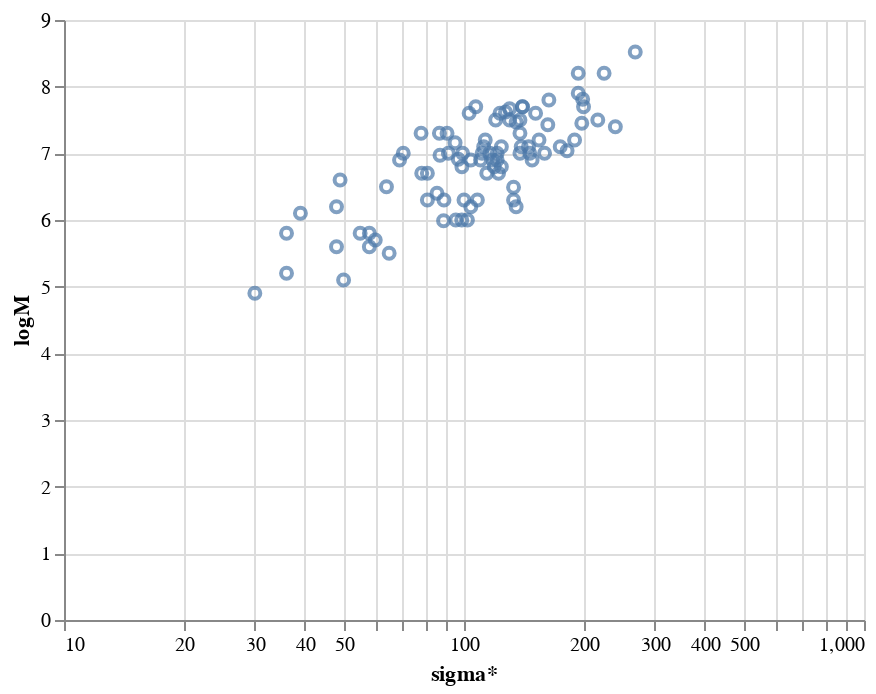

The cell this chart's notebook holds for it:
### Markdown cell above
Now, lets try other characteristics.

### Code cell
alt.Chart(df).mark_point().encode(
    alt.X('sigma*',scale=alt.Scale(type='log', base=10)),
    alt.Y('logM')
)

### Figure 1 — Vega-Lite specification as saved in the notebook (floating-point values rounded to 4 significant figures)
{"config": {"view": {"continuousWidth": 400, "continuousHeight": 300}}, "data": {"name": "data-54b58a4aa74e295879badff738f3e9c4"}, "mark": "point", "encoding": {"x": {"type": "quantitative", "field": "sigma*", "scale": {"base": 10, "type": "log"}}, "y": {"type": "quantitative", "field": "logM"}}, "$schema": "https://vega.github.io/schema/vega-lite/v4.8.1.json", "datasets": {"data-54b58a4aa74e295879badff738f3e9c4": [{"Name": "SDSS J000805.62+145023.4", "z": 0.0454, "sigma*": 140.0, "e_sigma*": 27.0, "n_sigma*": null, "FWHM": 7610.0, "e_FWHM": 380.0, "logL": 41.13, "e_logL": 0.04, "logM": 7.7, "E_logM": null, "e_logM": 0.1}, {"Name": "SDSS J004236.86-104921.8", "z": 0.0419, "sigma*": 78.4, "e_sigma*": 10.0, "n_sigma*": null, "FWHM": 1960.0, "e_FWHM": 97.0, "logL": 41.58, "e_logL": 0.14, "logM": 6.7, "E_logM": null, "e_logM": 0.1}, {"Name": "SDSS J011703.58+000027.3", "z": 0.0456, "sigma*": 98.8, "e_sigma*": 16.0, "n_sigma*": null, "FWHM": 2270.0, "e_FWHM": 110.0, "logL": 41.45, "e_logL": 0.08, "logM": 6.8, "E_logM": null, "e_logM": 0.1}, {"Name": "SDSS J020459.25-080816.0", "z": 0.0772, "sigma*": 121.0, "e_sigma*": 9.4, "n_sigma*": "a", "FWHM": 3720.0, "e_FWHM": 180.0, "logL": 41.13, "e_logL": 0.05, "logM": 7.0, "E_logM": null, "e_logM": 0.1}, {"Name": "SDSS J020615.99-001729.1", "z": 0.0426, "sigma*": 216.0, "e_sigma*": 30.0, "n_sigma*": null, "FWHM": 3860.0, "e_FWHM": 190.0, "logL": 41.91, "e_logL": 0.07, "logM": 7.5, "E_logM": null, "e_logM": 0.1}, {"Name": "SDSS J021011.49-090335.5", "z": 0.0414, "sigma*": 122.0, "e_sigma*": 12.0, "n_sigma*": "a", "FWHM": 2450.0, "e_FWHM": 120.0, "logL": 41.24, "e_logL": 0.07, "logM": 6.7, "E_logM": null, "e_logM": 0.1}, {"Name": "SDSS J021257.59+140610.1", "z": 0.0618, "sigma*": 174.0, "e_sigma*": 12.0, "n_sigma*": "a", "FWHM": 3080.0, "e_FWHM": 150.0, "logL": 41.58, "e_logL": 0.06, "logM": 7.1, "E_logM": null, "e_logM": 0.1}, {"Name": "SDSS J033013.26-053236.0", "z": 0.0131, "sigma*": 99.2, "e_sigma*": 11.0, "n_sigma*": null, "FWHM": 5160.0, "e_FWHM": 250.0, "logL": 40.45, "e_logL": 0.06, "logM": 7.0, "E_logM": null, "e_logM": 0.1}, {"Name": "SDSS J075057.25+353037.5", "z": 0.176, "sigma*": 154.0, "e_sigma*": 14.0, "n_sigma*": "a", "FWHM": 2970.0, "e_FWHM": 200.0, "logL": 41.63, "e_logL": 0.03, "logM": 7.2, "E_logM": null, "e_logM": 0.1}, {"Name": "SDSS J080243.39+310403.3", "z": 0.0409, "sigma*": 151.0, "e_sigma*": 17.0, "n_sigma*": null, "FWHM": 5360.0, "e_FWHM": 260.0, "logL": 41.67, "e_logL": 0.07, "logM": 7.6, "E_logM": null, "e_logM": 0.1}, {"Name": "SDSS J080538.66+261005.4", "z": 0.017, "sigma*": 100.0, "e_sigma*": 14.0, "n_sigma*": null, "FWHM": 3110.0, "e_FWHM": 150.0, "logL": 40.14, "e_logL": 0.04, "logM": 6.3, "E_logM": null, "e_logM": 0.2}, {"Name": "SDSS J082510.23+375919.7", "z": 0.0214, "sigma*": 98.7, "e_sigma*": 12.0, "n_sigma*": null, "FWHM": 1830.0, "e_FWHM": 91.0, "logL": 40.42, "e_logL": 0.04, "logM": 6.0, "E_logM": null, "e_logM": 0.1}, {"Name": "SDSS J083202.16+461425.7", "z": 0.0459, "sigma*": 104.0, "e_sigma*": 13.0, "n_sigma*": null, "FWHM": 1450.0, "e_FWHM": 72.0, "logL": 41.17, "e_logL": 0.08, "logM": 6.2, "E_logM": null, "e_logM": 0.1}, {"Name": "SDSS J083949.64+484701.4", "z": 0.0394, "sigma*": 133.0, "e_sigma*": 12.0, "n_sigma*": null, "FWHM": 1480.0, "e_FWHM": 73.0, "logL": 41.31, "e_logL": 0.08, "logM": 6.3, "E_logM": null, "e_logM": 0.2}, {"Name": "SDSS J085554.27+005110.9", "z": 0.0524, "sigma*": 118.0, "e_sigma*": 11.0, "n_sigma*": "a", "FWHM": 2910.0, "e_FWHM": 140.0, "logL": 41.27, "e_logL": 0.06, "logM": 6.9, "E_logM": null, "e_logM": 0.1}, {"Name": "SDSS J092438.88+560746.9", "z": 0.025, "sigma*": 135.0, "e_sigma*": 10.0, "n_sigma*": null, "FWHM": 1900.0, "e_FWHM": 94.0, "logL": 40.72, "e_logL": 0.07, "logM": 6.2, "E_logM": null, "e_logM": 0.4}, {"Name": "SDSS J093259.60+040506.0", "z": 0.059, "sigma*": 70.5, "e_sigma*": 6.7, "n_sigma*": "a", "FWHM": 3550.0, "e_FWHM": 170.0, "logL": 41.14, "e_logL": 0.05, "logM": 7.0, "E_logM": null, "e_logM": 0.1}, {"Name": "SDSS J093812.26+074340.0", "z": 0.0219, "sigma*": 119.0, "e_sigma*": 8.0, "n_sigma*": null, "FWHM": 3640.0, "e_FWHM": 180.0, "logL": 40.8, "e_logL": 0.05, "logM": 6.8, "E_logM": null, "e_logM": 0.1}, {"Name": "SDSS J094838.42+403043.7", "z": 0.047, "sigma*": 91.4, "e_sigma*": 16.0, "n_sigma*": null, "FWHM": 3020.0, "e_FWHM": 150.0, "logL": 41.46, "e_logL": 0.07, "logM": 7.0, "E_logM": null, "e_logM": 0.1}, {"Name": "SDSS J101912.57+635802.7", "z": 0.0414, "sigma*": 239.0, "e_sigma*": 13.0, "n_sigma*": null, "FWHM": 3630.0, "e_FWHM": 180.0, "logL": 41.74, "e_logL": 0.08, "logM": 7.4, "E_logM": null, "e_logM": 0.1}, {"Name": "SDSS J102044.43+013048.4", "z": 0.0962, "sigma*": 103.0, "e_sigma*": 8.8, "n_sigma*": "a", "FWHM": 5200.0, "e_FWHM": 250.0, "logL": 41.51, "e_logL": 0.04, "logM": 7.6, "E_logM": null, "e_logM": 0.1}, {"Name": "SDSS J110640.20+051905.6", "z": 0.0913, "sigma*": 140.0, "e_sigma*": 15.0, "n_sigma*": "a", "FWHM": 5830.0, "e_FWHM": 290.0, "logL": 41.65, "e_logL": 0.04, "logM": 7.7, "E_logM": null, "e_logM": 0.1}, {"Name": "SDSS J112536.16+542257.1", "z": 0.0206, "sigma*": 124.0, "e_sigma*": 12.0, "n_sigma*": null, "FWHM": 2950.0, "e_FWHM": 140.0, "logL": 41.17, "e_logL": 0.08, "logM": 6.8, "E_logM": null, "e_logM": 0.1}, {"Name": "SDSS J112841.00+575006.5", "z": 0.0513, "sigma*": 159.0, "e_sigma*": 18.0, "n_sigma*": "a", "FWHM": 2660.0, "e_FWHM": 130.0, "logL": 41.66, "e_logL": 0.09, "logM": 7.0, "E_logM": null, "e_logM": 0.1}, {"Name": "SDSS J120257.81+045045.0", "z": 0.0207, "sigma*": 102.0, "e_sigma*": 20.0, "n_sigma*": null, "FWHM": 2250.0, "e_FWHM": 110.0, "logL": 40.1, "e_logL": 0.06, "logM": 6.0, "E_logM": null, "e_logM": 0.1}, {"Name": "SDSS J120556.01+495956.1", "z": 0.0631, "sigma*": 107.0, "e_sigma*": 11.0, "n_sigma*": "a", "FWHM": 5610.0, "e_FWHM": 450.0, "logL": 41.57, "e_logL": 0.04, "logM": 7.7, "E_logM": null, "e_logM": 0.1}, {"Name": "SDSS J121607.09+504930.0", "z": 0.0308, "sigma*": 138.0, "e_sigma*": 13.0, "n_sigma*": null, "FWHM": 5580.0, "e_FWHM": 270.0, "logL": 41.3, "e_logL": 0.06, "logM": 7.5, "E_logM": null, "e_logM": 0.3}, {"Name": "SDSS J121754.97+583935.6", "z": 0.0233, "sigma*": 85.6, "e_sigma*": 14.0, "n_sigma*": null, "FWHM": 1970.0, "e_FWHM": 98.0, "logL": 40.92, "e_logL": 0.08, "logM": 6.4, "E_logM": null, "e_logM": 0.1}, {"Name": "SDSS J122324.13+024044.4", "z": 0.0236, "sigma*": 78.1, "e_sigma*": 15.0, "n_sigma*": null, "FWHM": 3880.0, "e_FWHM": 910.0, "logL": 41.62, "e_logL": 0.08, "logM": 7.3, "E_logM": null, "e_logM": 0.2}, {"Name": "SDSS J123237.48+662452.3", "z": 0.0468, "sigma*": 124.0, "e_sigma*": 9.0, "n_sigma*": null, "FWHM": 2620.0, "e_FWHM": 130.0, "logL": 41.86, "e_logL": 0.19, "logM": 7.1, "E_logM": null, "e_logM": 0.2}, {"Name": "SDSS J130620.97+531823.1", "z": 0.0237, "sigma*": 90.7, "e_sigma*": 11.0, "n_sigma*": null, "FWHM": 7620.0, "e_FWHM": 380.0, "logL": 40.58, "e_logL": 0.04, "logM": 7.3, "E_logM": null, "e_logM": 0.1}, {"Name": "SDSS J131305.80+012755.9", "z": 0.0294, "sigma*": 95.4, "e_sigma*": 13.0, "n_sigma*": null, "FWHM": 1590.0, "e_FWHM": 79.0, "logL": 40.62, "e_logL": 0.07, "logM": 6.0, "E_logM": null, "e_logM": 0.1}, {"Name": "SDSS J132249.21+545528.2", "z": 0.0653, "sigma*": 130.0, "e_sigma*": 13.0, "n_sigma*": "a", "FWHM": 4050.0, "e_FWHM": 200.0, "logL": 41.81, "e_logL": 0.07, "logM": 7.5, "E_logM": null, "e_logM": 0.1}, {"Name": "SDSS J132340.31-012749.2", "z": 0.0767, "sigma*": 114.0, "e_sigma*": 16.0, "n_sigma*": "a", "FWHM": 1910.0, "e_FWHM": 95.0, "logL": 41.55, "e_logL": 0.09, "logM": 6.7, "E_logM": null, "e_logM": 0.1}, {"Name": "SDSS J134952.84+020445.1", "z": 0.0328, "sigma*": 138.0, "e_sigma*": 13.0, "n_sigma*": null, "FWHM": 2590.0, "e_FWHM": 120.0, "logL": 41.62, "e_logL": 0.07, "logM": 7.0, "E_logM": null, "e_logM": 0.1}, {"Name": "SDSS J140018.42+050242.2", "z": 0.0342, "sigma*": 145.0, "e_sigma*": 14.0, "n_sigma*": null, "FWHM": 3340.0, "e_FWHM": 160.0, "logL": 41.23, "e_logL": 0.05, "logM": 7.1, "E_logM": null, "e_logM": 0.5}, {"Name": "SDSS J140514.87-025901.2", "z": 0.0542, "sigma*": 148.0, "e_sigma*": 15.0, "n_sigma*": "a", "FWHM": 2990.0, "e_FWHM": 140.0, "logL": 41.29, "e_logL": 0.06, "logM": 6.9, "E_logM": null, "e_logM": 0.3}, {"Name": "SDSS J141630.81+013708.0", "z": 0.0538, "sigma*": 121.0, "e_sigma*": 12.0, "n_sigma*": "a", "FWHM": 3180.0, "e_FWHM": 150.0, "logL": 41.1, "e_logL": 0.04, "logM": 6.9, "E_logM": null, "e_logM": 0.1}, {"Name": "SDSS J143452.45+483942.7", "z": 0.0365, "sigma*": 138.0, "e_sigma*": 15.0, "n_sigma*": null, "FWHM": 3210.0, "e_FWHM": 160.0, "logL": 41.84, "e_logL": 0.1, "logM": 7.3, "E_logM": null, "e_logM": 0.1}, {"Name": "SDSS J144629.97+500130.5", "z": 0.0427, "sigma*": 86.8, "e_sigma*": 19.0, "n_sigma*": null, "FWHM": 6450.0, "e_FWHM": 320.0, "logL": 40.73, "e_logL": 0.03, "logM": 7.3, "E_logM": null, "e_logM": 0.2}, {"Name": "SDSS J145706.80+494008.4", "z": 0.0134, "sigma*": 108.0, "e_sigma*": 11.0, "n_sigma*": null, "FWHM": 2270.0, "e_FWHM": 110.0, "logL": 40.46, "e_logL": 0.1, "logM": 6.3, "E_logM": null, "e_logM": 0.1}, {"Name": "SDSS J145901.35+611353.5", "z": 0.0388, "sigma*": 113.0, "e_sigma*": 13.0, "n_sigma*": null, "FWHM": 4140.0, "e_FWHM": 200.0, "logL": 41.18, "e_logL": 0.06, "logM": 7.2, "E_logM": null, "e_logM": 0.1}, {"Name": "SDSS J150556.55+034226.3", "z": 0.0359, "sigma*": 199.0, "e_sigma*": 18.0, "n_sigma*": "a", "FWHM": 4370.0, "e_FWHM": 210.0, "logL": 42.09, "e_logL": 0.1, "logM": 7.7, "E_logM": null, "e_logM": 0.1}, {"Name": "SDSS J150745.00+512710.2", "z": 0.0458, "sigma*": 139.0, "e_sigma*": 17.0, "n_sigma*": null, "FWHM": 3430.0, "e_FWHM": 170.0, "logL": 41.4, "e_logL": 0.04, "logM": 7.1, "E_logM": null, "e_logM": 0.1}, {"Name": "SDSS J150853.95-001148.9", "z": 0.0542, "sigma*": 163.0, "e_sigma*": 15.0, "n_sigma*": "a", "FWHM": 6190.0, "e_FWHM": 610.0, "logL": 41.51, "e_logL": 0.04, "logM": 7.8, "E_logM": null, "e_logM": 0.1}, {"Name": "SDSS J152515.18+601409.0", "z": 0.0783, "sigma*": 104.0, "e_sigma*": 11.0, "n_sigma*": "a", "FWHM": 2590.0, "e_FWHM": 120.0, "logL": 41.41, "e_logL": 0.09, "logM": 6.9, "E_logM": null, "e_logM": 0.1}, {"Name": "SDSS J155417.43+323837.8", "z": 0.0483, "sigma*": 120.0, "e_sigma*": 13.0, "n_sigma*": "a", "FWHM": 4200.0, "e_FWHM": 210.0, "logL": 41.86, "e_logL": 0.08, "logM": 7.5, "E_logM": null, "e_logM": 0.1}, {"Name": "SDSS J161156.31+521116.8", "z": 0.041, "sigma*": 116.0, "e_sigma*": 10.0, "n_sigma*": null, "FWHM": 3760.0, "e_FWHM": 180.0, "logL": 41.09, "e_logL": 0.04, "logM": 7.0, "E_logM": null, "e_logM": 0.3}, {"Name": "SDSS J161951.31+405847.2", "z": 0.0379, "sigma*": 89.1, "e_sigma*": 20.0, "n_sigma*": null, "FWHM": 1700.0, "e_FWHM": 85.0, "logL": 40.99, "e_logL": 0.07, "logM": 6.3, "E_logM": null, "e_logM": 0.1}, {"Name": "SDSS J170328.96+614109.9", "z": 0.0772, "sigma*": 123.0, "e_sigma*": 13.0, "n_sigma*": "a", "FWHM": 4300.0, "e_FWHM": 210.0, "logL": 41.92, "e_logL": 0.05, "logM": 7.6, "E_logM": null, "e_logM": 0.1}, {"Name": "SDSS J171550.49+593548.7", "z": 0.0657, "sigma*": 146.0, "e_sigma*": 13.0, "n_sigma*": "a", "FWHM": 3500.0, "e_FWHM": 170.0, "logL": 41.24, "e_logL": 0.05, "logM": 7.0, "E_logM": null, "e_logM": 0.1}, {"Name": "SDSS J212401.90-002158.7", "z": 0.0619, "sigma*": 110.0, "e_sigma*": 15.0, "n_sigma*": "a", "FWHM": 2620.0, "e_FWHM": 130.0, "logL": 41.41, "e_logL": 0.06, "logM": 6.9, "E_logM": null, "e_logM": 0.1}, {"Name": "SDSS J222435.29-001103.8", "z": 0.0581, "sigma*": 111.0, "e_sigma*": 19.0, "n_sigma*": "a", "FWHM": 2290.0, "e_FWHM": 1190.0, "logL": 41.83, "e_logL": 0.17, "logM": 7.0, "E_logM": null, "e_logM": 0.4}, {"Name": "SDSS J223000.37-094622.1", "z": 0.0727, "sigma*": 112.0, "e_sigma*": 13.0, "n_sigma*": "a", "FWHM": 3630.0, "e_FWHM": 180.0, "logL": 41.21, "e_logL": 0.04, "logM": 7.1, "E_logM": null, "e_logM": 0.1}, {"Name": "SDSS J232721.96+152437.3", "z": 0.0457, "sigma*": 193.0, "e_sigma*": 18.0, "n_sigma*": null, "FWHM": 7540.0, "e_FWHM": 750.0, "logL": 41.65, "e_logL": 0.06, "logM": 7.9, "E_logM": null, "e_logM": 0.1}, {"Name": "SDSS J235128.78+155259.0", "z": 0.0963, "sigma*": 193.0, "e_sigma*": 22.0, "n_sigma*": "a", "FWHM": 8240.0, "e_FWHM": 410.0, "logL": 41.87, "e_logL": 0.04, "logM": 8.2, "E_logM": null, "e_logM": 0.2}, {"Name": "SDSS J010712.03+140844.9", "z": 0.0768, "sigma*": 36.0, "e_sigma*": 6.0, "n_sigma*": "b", "FWHM": 880.0, "e_FWHM": 170.0, "logL": 42.57, "e_logL": 0.2, "logM": 5.8, "E_logM": null, "e_logM": 0.2}, {"Name": "SDSS J024912.86-081525.6", "z": 0.0294, "sigma*": 50.0, "e_sigma*": 4.0, "n_sigma*": "b", "FWHM": 840.0, "e_FWHM": 320.0, "logL": 41.93, "e_logL": 0.08, "logM": 5.1, "E_logM": null, "e_logM": 0.3}, {"Name": "SDSS J032515.59+003408.4", "z": 0.102, "sigma*": 55.0, "e_sigma*": 6.0, "n_sigma*": "b", "FWHM": 990.0, "e_FWHM": 49.0, "logL": 42.03, "e_logL": 0.12, "logM": 5.8, "E_logM": null, "e_logM": 0.1}, {"Name": "SDSS J080907.58+441641.4", "z": 0.0539, "sigma*": 65.0, "e_sigma*": 4.0, "n_sigma*": "b", "FWHM": 940.0, "e_FWHM": 180.0, "logL": 40.47, "e_logL": 0.04, "logM": 5.5, "E_logM": null, "e_logM": 0.8}, {"Name": "SDSS J082912.67+500652.3", "z": 0.0434, "sigma*": 60.0, "e_sigma*": 4.0, "n_sigma*": "b", "FWHM": 840.0, "e_FWHM": 41.0, "logL": 42.14, "e_logL": 0.06, "logM": 5.7, "E_logM": null, "e_logM": 0.1}, {"Name": "SDSS J101108.40+002908.7", "z": 0.1, "sigma*": 48.0, "e_sigma*": 7.0, "n_sigma*": "b", "FWHM": 1460.0, "e_FWHM": 72.0, "logL": 42.68, "e_logL": 0.19, "logM": 6.2, "E_logM": null, "e_logM": 0.3}, {"Name": "SDSS J101627.32-000714.5", "z": 0.0944, "sigma*": 39.0, "e_sigma*": 6.0, "n_sigma*": "b", "FWHM": 1520.0, "e_FWHM": 75.0, "logL": 42.57, "e_logL": 0.17, "logM": 6.1, "E_logM": null, "e_logM": 0.2}, {"Name": "SDSS J124035.81-002919.4", "z": 0.0809, "sigma*": 49.0, "e_sigma*": 7.0, "n_sigma*": "b", "FWHM": 1720.0, "e_FWHM": 85.0, "logL": 42.35, "e_logL": 0.11, "logM": 6.6, "E_logM": null, "e_logM": 0.6}, {"Name": "SDSS J125055.28-015556.6", "z": 0.0814, "sigma*": 64.0, "e_sigma*": 6.0, "n_sigma*": "b", "FWHM": 1980.0, "e_FWHM": 99.0, "logL": 42.75, "e_logL": 0.14, "logM": 6.5, "E_logM": null, "e_logM": 0.1}, {"Name": "SDSS J143450.62+033842.5", "z": 0.0282, "sigma*": 48.0, "e_sigma*": 7.0, "n_sigma*": "b", "FWHM": 1480.0, "e_FWHM": 73.0, "logL": 41.87, "e_logL": 0.16, "logM": 5.6, "E_logM": null, "e_logM": 0.1}, {"Name": "SDSS J170246.09+602818.9", "z": 0.0689, "sigma*": 69.0, "e_sigma*": 6.0, "n_sigma*": "b", "FWHM": 3270.0, "e_FWHM": 160.0, "logL": 42.67, "e_logL": 0.16, "logM": 6.9, "E_logM": null, "e_logM": 0.2}, {"Name": "SDSS J172759.15+542147.0", "z": 0.0995, "sigma*": 58.0, "e_sigma*": 7.0, "n_sigma*": "b", "FWHM": 810.0, "e_FWHM": 400.0, "logL": 42.19, "e_logL": 0.09, "logM": 5.6, "E_logM": null, "e_logM": 0.5}, {"Name": "SDSS J215658.30+110343.1", "z": 0.108, "sigma*": 81.0, "e_sigma*": 8.0, "n_sigma*": "b", "FWHM": 1430.0, "e_FWHM": 280.0, "logL": 41.22, "e_logL": 0.03, "logM": 6.3, "E_logM": null, "e_logM": 0.8}, {"Name": "SDSS J232159.06+000738.8", "z": 0.184, "sigma*": 81.0, "e_sigma*": 9.0, "n_sigma*": "b", "FWHM": 2520.0, "e_FWHM": 120.0, "logL": 42.96, "e_logL": 0.1, "logM": 6.7, "E_logM": null, "e_logM": 0.2}, {"Name": "SDSS J233837.10-002810.3", "z": 0.0356, "sigma*": 58.0, "e_sigma*": 4.0, "n_sigma*": "b", "FWHM": 1740.0, "e_FWHM": 86.0, "logL": 43.61, "e_logL": 0.13, "logM": 5.8, "E_logM": null, "e_logM": 0.1}, {"Name": "3C 120", "z": 0.033, "sigma*": 162.0, "e_sigma*": 24.0, "n_sigma*": "b", "FWHM": null, "e_FWHM": null, "logL": null, "e_logL": null, "logM": 7.43, "E_logM": 0.2, "e_logM": 0.25}, {"Name": "3C 390.3", "z": 0.0561, "sigma*": 268.0, "e_sigma*": 15.0, "n_sigma*": null, "FWHM": null, "e_FWHM": null, "logL": null, "e_logL": null, "logM": 8.52, "E_logM": 0.09, "e_logM": 0.12}, {"Name": "Akn 120", "z": 0.0323, "sigma*": 224.0, "e_sigma*": 15.0, "n_sigma*": null, "FWHM": null, "e_FWHM": null, "logL": null, "e_logL": null, "logM": 8.2, "E_logM": 0.05, "e_logM": 0.07}, {"Name": "Mrk 79", "z": 0.0222, "sigma*": 130.0, "e_sigma*": 10.0, "n_sigma*": null, "FWHM": null, "e_FWHM": null, "logL": null, "e_logL": null, "logM": 7.67, "E_logM": 0.11, "e_logM": 0.15}, {"Name": "Mrk 110", "z": 0.0353, "sigma*": 87.1, "e_sigma*": 12.0, "n_sigma*": null, "FWHM": null, "e_FWHM": null, "logL": null, "e_logL": null, "logM": 6.97, "E_logM": 0.11, "e_logM": 0.15}, {"Name": "Mrk 279", "z": 0.0305, "sigma*": 197.0, "e_sigma*": 12.0, "n_sigma*": null, "FWHM": null, "e_FWHM": null, "logL": null, "e_logL": null, "logM": 7.45, "E_logM": 0.12, "e_logM": 0.16}, {"Name": "Mrk 590", "z": 0.0264, "sigma*": 189.0, "e_sigma*": 5.7, "n_sigma*": null, "FWHM": null, "e_FWHM": null, "logL": null, "e_logL": null, "logM": 7.2, "E_logM": 0.11, "e_logM": 0.15}, {"Name": "Mrk 817", "z": 0.0315, "sigma*": 127.0, "e_sigma*": 12.0, "n_sigma*": null, "FWHM": null, "e_FWHM": null, "logL": null, "e_logL": null, "logM": 7.62, "E_logM": 0.08, "e_logM": 0.1}, {"Name": "NGC 3227", "z": 0.00386, "sigma*": 135.0, "e_sigma*": 3.8, "n_sigma*": null, "FWHM": null, "e_FWHM": null, "logL": null, "e_logL": null, "logM": 7.47, "E_logM": 0.24, "e_logM": 1.06}, {"Name": "NGC 3516", "z": 0.00884, "sigma*": 181.0, "e_sigma*": 4.9, "n_sigma*": "b", "FWHM": null, "e_FWHM": null, "logL": null, "e_logL": null, "logM": 7.04, "E_logM": 0.31, "e_logM": 0.39}, {"Name": "NGC 3783", "z": 0.00973, "sigma*": 95.0, "e_sigma*": 10.0, "n_sigma*": null, "FWHM": null, "e_FWHM": null, "logL": null, "e_logL": null, "logM": 7.16, "E_logM": 0.17, "e_logM": 0.23}, {"Name": "NGC 4051", "z": 0.00234, "sigma*": 88.9, "e_sigma*": 2.9, "n_sigma*": null, "FWHM": null, "e_FWHM": null, "logL": null, "e_logL": null, "logM": 5.99, "E_logM": 0.17, "e_logM": 0.2}, {"Name": "NGC 4151", "z": 0.00332, "sigma*": 96.8, "e_sigma*": 2.9, "n_sigma*": null, "FWHM": null, "e_FWHM": null, "logL": null, "e_logL": null, "logM": 6.91, "E_logM": 0.17, "e_logM": 0.29}, {"Name": "NGC 5548", "z": 0.0172, "sigma*": 198.0, "e_sigma*": 11.0, "n_sigma*": null, "FWHM": null, "e_FWHM": null, "logL": null, "e_logL": null, "logM": 7.81, "E_logM": 0.02, "e_logM": 0.02}, {"Name": "NGC 7469", "z": 0.0163, "sigma*": 133.0, "e_sigma*": 4.8, "n_sigma*": null, "FWHM": null, "e_FWHM": null, "logL": null, "e_logL": null, "logM": 6.49, "E_logM": 0.16, "e_logM": 0.27}, {"Name": "POX 52", "z": 0.0218, "sigma*": 36.0, "e_sigma*": 5.0, "n_sigma*": null, "FWHM": null, "e_FWHM": null, "logL": null, "e_logL": null, "logM": 5.2, "E_logM": null, "e_logM": 0.3}, {"Name": "NGC 4395", "z": 0.000947, "sigma*": 30.0, "e_sigma*": 5.0, "n_sigma*": null, "FWHM": null, "e_FWHM": null, "logL": null, "e_logL": null, "logM": 4.9, "E_logM": null, "e_logM": 0.4}]}}
